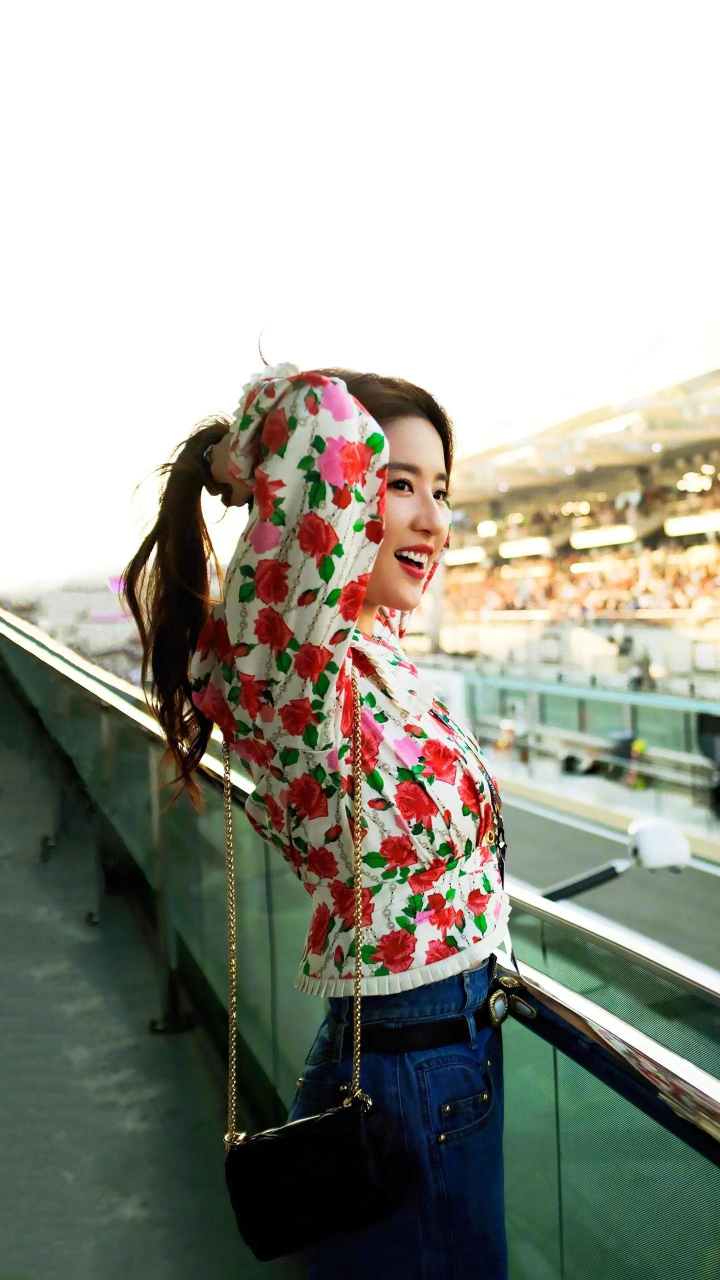
#> input picture 54-王睿琦-武汉/week2/liuyifei.jpg, 1440 x 2560 px (shown at 1/2 size)
$ python binary.py
#> lines starting #> are read from the running program, lines starting #| are printed output that depends on the picture; after the words box and inside, x2 and y2 are one past the last pixel; in counts of white or black regions, pixels touching at a corner belong together
import cv2
import numpy as np
import matplotlib.pyplot as plt

image1 = cv2.imread('liuyifei.jpg') #读图
#> image1 is the input picture: shape (2560, 1440, 3); mean B, G, R 148.4, 158.3, 157.4
image2 = cv2.cvtColor(image1,cv2.COLOR_BGR2RGB)
image = cv2.resize(image2, (720,1280)) #图片缩放
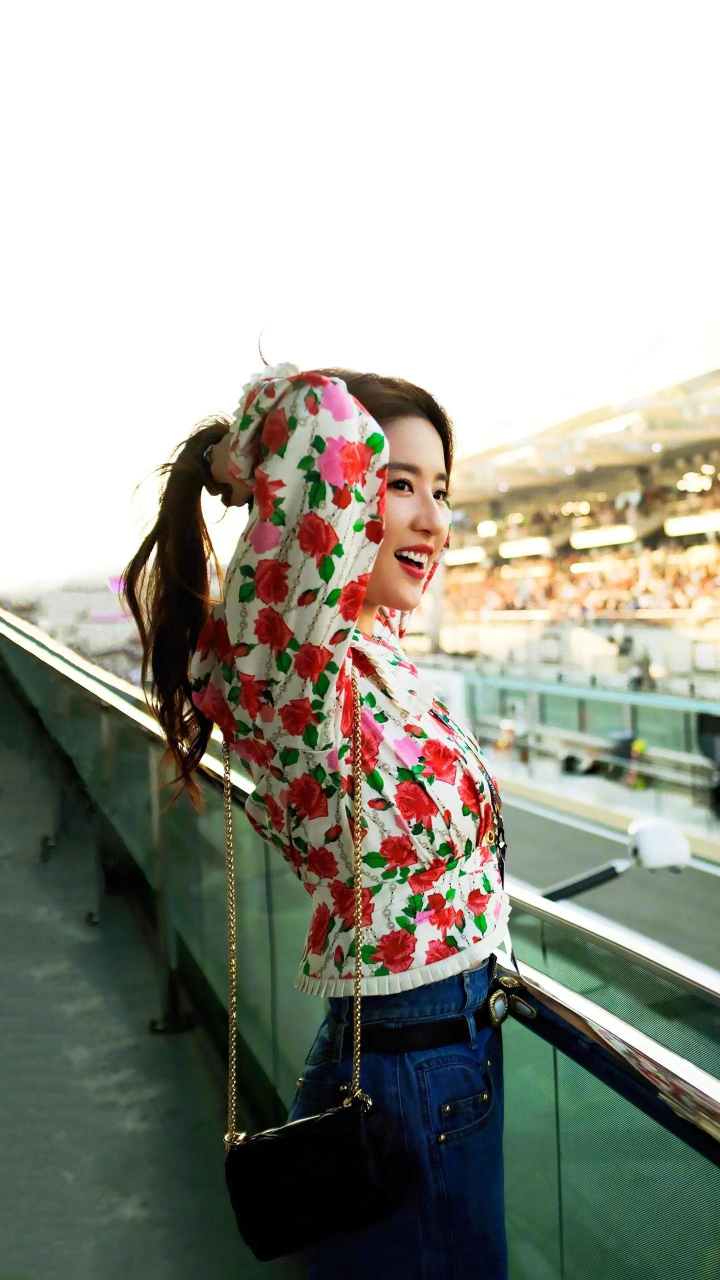
#> image: shape (1280, 720, 3); mean R, G, B 157.5, 158.4, 148.5

imageGray = cv2.cvtColor(image,cv2.COLOR_BGR2GRAY) #将BGR格式转换成灰度图片
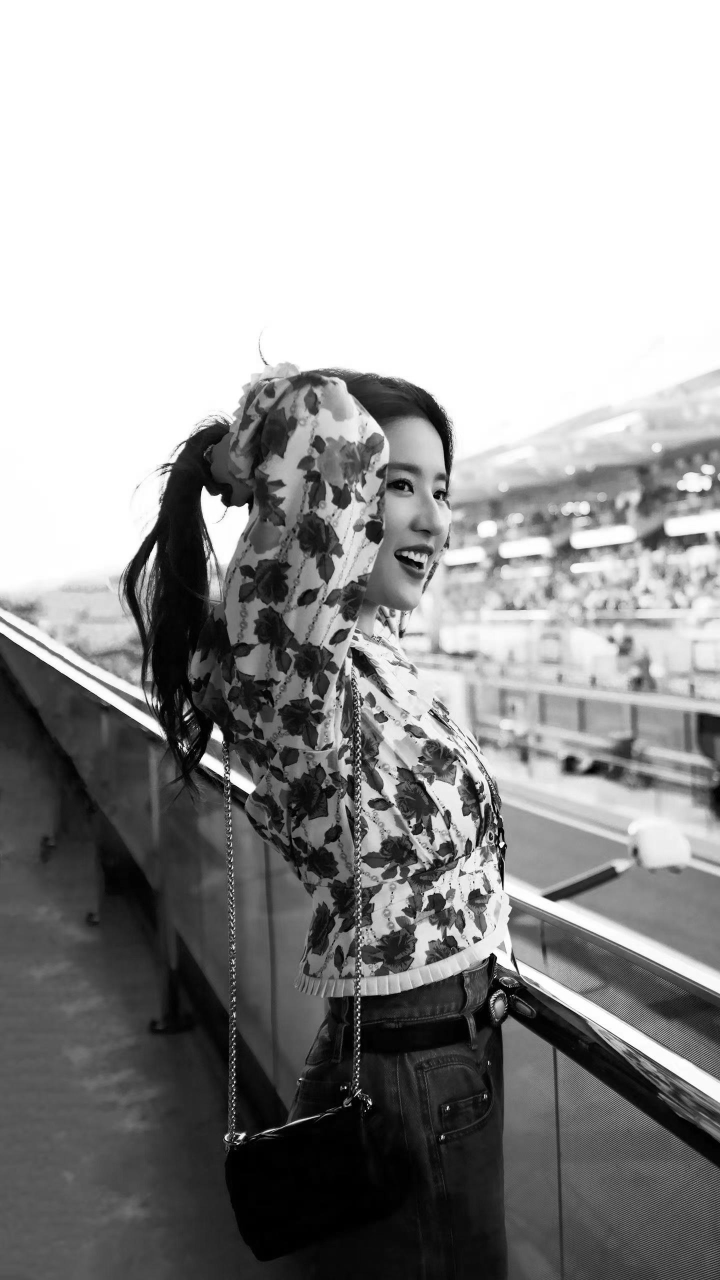
#> imageGray: shape (1280, 720); min 0, max 255, mean 155.3
h, w = image.shape[0:2] #取出图像的高度和宽度
#> h = 1280; w = 720
imageBinary = np.zeros([h, w], imageGray.dtype) #创建一张和当前灰度图大小一样的单通道图片

for x in range(h):
    for y in range(w):
        if imageGray[x,y] / 255 < 0.5:
            imageBinary[x,y] = 0
        else:
            imageBinary[x,y] = 255
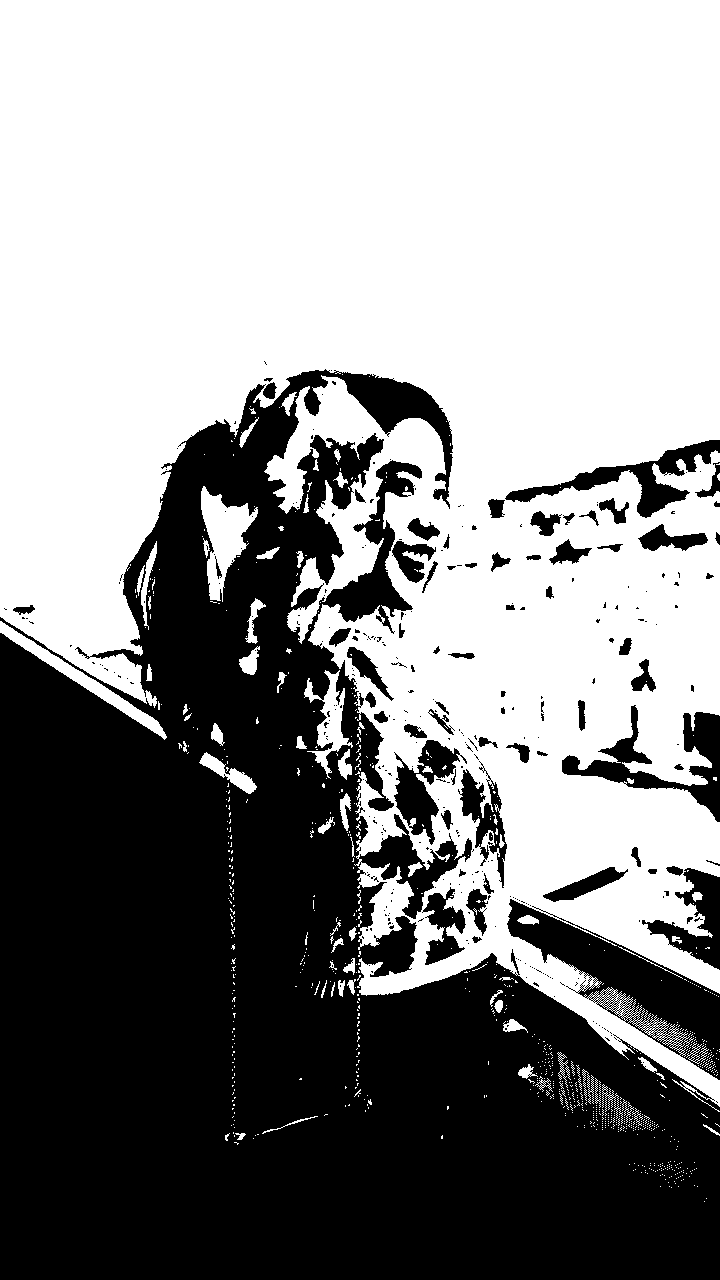
#> imageBinary: shape (1280, 720); 56.1% white; 322 black regions (253 under 20 px), largest, box (x1, y1, x2, y2) and area: (0, 369, 720, 1280) 362622, (507, 899, 720, 1080) 11892, (562, 705, 720, 822) 5112
#实现二值化

#方法一
# cv2.imshow("yuantu",image) #输出原图
# cv2.imshow("erzhihuahou",imageBinary) #输出二值化后的图
# cv2.waitKey() #等待用户按键输入无限等待
# cv2.destroyAllWindows() #销毁我们创建的所有窗口

plt.subplot(121)
plt.imshow(image)
plt.subplot(122)
plt.imshow(imageBinary, cmap='gray')
plt.show()
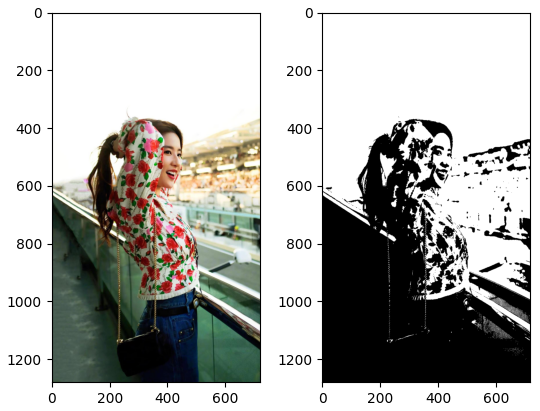
#> figure drawn by matplotlib, 2 panels
